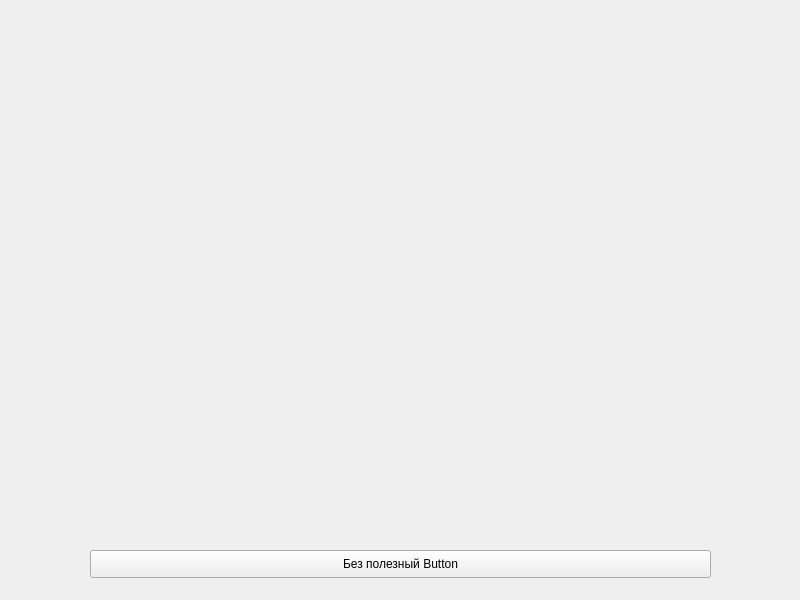
<?xml version="1.0" encoding="UTF-8"?>
<ui version="4.0">
 <class>MainWindow</class>
 <widget class="QMainWindow" name="MainWindow">
  <property name="geometry">
   <rect>
    <x>0</x>
    <y>0</y>
    <width>800</width>
    <height>600</height>
   </rect>
  </property>
  <property name="windowTitle">
   <string>MainWindow</string>
  </property>
  <widget class="QWidget" name="centralwidget">
   <widget class="QPushButton" name="pushButton">
    <property name="geometry">
     <rect>
      <x>90</x>
      <y>550</y>
      <width>621</width>
      <height>28</height>
     </rect>
    </property>
    <property name="text">
     <string>Без полезный Button</string>
    </property>
   </widget>
  </widget>
 </widget>
 <resources/>
 <connections/>
</ui>
